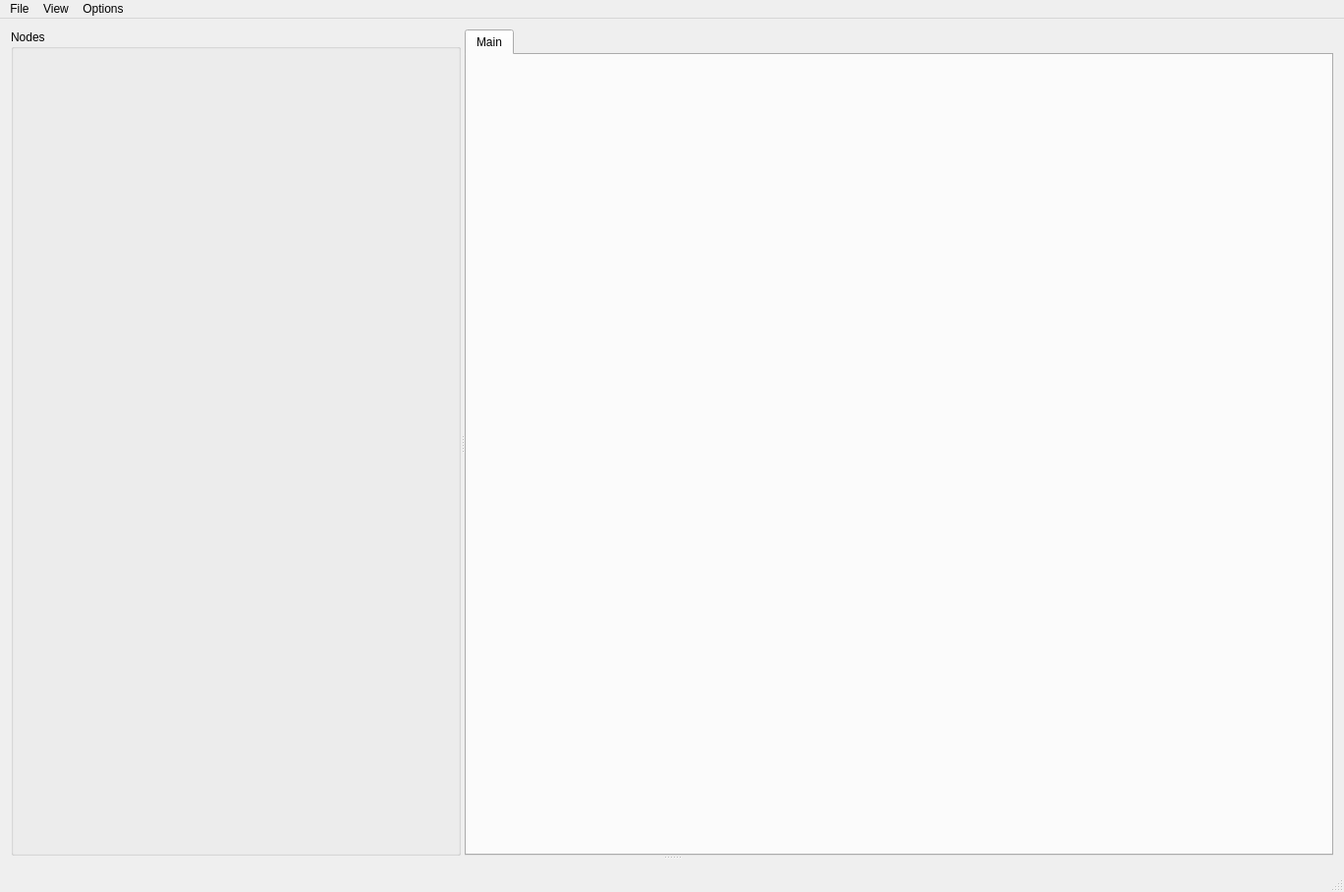
<?xml version="1.0" encoding="UTF-8"?>
<ui version="4.0">
 <class>MainWindow</class>
 <widget class="QMainWindow" name="MainWindow">
  <property name="geometry">
   <rect>
    <x>0</x>
    <y>0</y>
    <width>1368</width>
    <height>908</height>
   </rect>
  </property>
  <property name="sizePolicy">
   <sizepolicy hsizetype="Preferred" vsizetype="Maximum">
    <horstretch>0</horstretch>
    <verstretch>0</verstretch>
   </sizepolicy>
  </property>
  <property name="windowTitle">
   <string>MainWindow</string>
  </property>
  <widget class="QWidget" name="centralWidget">
   <layout class="QGridLayout" name="gridLayout">
    <item row="0" column="0">
     <widget class="QSplitter" name="main_vertical_splitter">
      <property name="orientation">
       <enum>Qt::Vertical</enum>
      </property>
      <widget class="QSplitter" name="main_horizontal_splitter">
       <property name="orientation">
        <enum>Qt::Horizontal</enum>
       </property>
       <widget class="QSplitter" name="left_vertical_splitter">
        <property name="orientation">
         <enum>Qt::Vertical</enum>
        </property>
        <widget class="QGroupBox" name="nodes_groupBox">
         <property name="title">
          <string>Nodes</string>
         </property>
         <layout class="QVBoxLayout" name="verticalLayout"/>
        </widget>
       </widget>
       <widget class="QTabWidget" name="scripts_tab_widget">
        <property name="sizePolicy">
         <sizepolicy hsizetype="Preferred" vsizetype="Preferred">
          <horstretch>0</horstretch>
          <verstretch>0</verstretch>
         </sizepolicy>
        </property>
        <property name="currentIndex">
         <number>0</number>
        </property>
        <widget class="QWidget" name="tab">
         <attribute name="title">
          <string>Main</string>
         </attribute>
        </widget>
       </widget>
      </widget>
      <widget class="QSplitter" name="bottom_splitter">
       <property name="orientation">
        <enum>Qt::Horizontal</enum>
       </property>
      </widget>
     </widget>
    </item>
   </layout>
  </widget>
  <widget class="QMenuBar" name="menuBar">
   <property name="geometry">
    <rect>
     <x>0</x>
     <y>0</y>
     <width>1368</width>
     <height>21</height>
    </rect>
   </property>
   <widget class="QMenu" name="menuFile">
    <property name="title">
     <string>File</string>
    </property>
    <widget class="QMenu" name="menuScripts">
     <property name="title">
      <string>Scripts</string>
     </property>
     <addaction name="actionNew_Script"/>
     <addaction name="actionRename_Script"/>
     <addaction name="actionDelete_Script"/>
    </widget>
    <addaction name="actionImport_Nodes"/>
    <addaction name="actionImport_Example_Nodes"/>
    <addaction name="actionSave_Project"/>
    <addaction name="menuScripts"/>
   </widget>
   <widget class="QMenu" name="menuView">
    <property name="title">
     <string>View</string>
    </property>
    <widget class="QMenu" name="menuFlow_Design_Style">
     <property name="title">
      <string>Flow Theme</string>
     </property>
    </widget>
    <widget class="QMenu" name="menuSave_Picture">
     <property name="title">
      <string>Save Picture</string>
     </property>
     <addaction name="actionSave_Pic_Viewport"/>
     <addaction name="actionSave_Pic_Whole_Scene_scaled"/>
    </widget>
    <addaction name="separator"/>
    <addaction name="menuFlow_Design_Style"/>
    <addaction name="menuSave_Picture"/>
   </widget>
   <widget class="QMenu" name="menuDebugging">
    <property name="title">
     <string>Options</string>
    </property>
    <widget class="QMenu" name="menuInfo_Messages">
     <property name="title">
      <string>Info Messages</string>
     </property>
     <addaction name="actionEnableInfoMessages"/>
     <addaction name="actionDisableInfoMessages"/>
    </widget>
    <addaction name="menuInfo_Messages"/>
   </widget>
   <addaction name="menuFile"/>
   <addaction name="menuView"/>
   <addaction name="menuDebugging"/>
  </widget>
  <widget class="QStatusBar" name="statusBar"/>
  <action name="actionImport_Nodes">
   <property name="text">
    <string>Import Nodes</string>
   </property>
  </action>
  <action name="actionSave_Project">
   <property name="text">
    <string>Save Project</string>
   </property>
  </action>
  <action name="actionDesignDark_Std">
   <property name="text">
    <string>Dark Std</string>
   </property>
  </action>
  <action name="actionDesignDark_Tron">
   <property name="text">
    <string>Dark Tron</string>
   </property>
  </action>
  <action name="actionEnableInfoMessages">
   <property name="text">
    <string>Enable</string>
   </property>
  </action>
  <action name="actionDisableInfoMessages">
   <property name="text">
    <string>Disable</string>
   </property>
  </action>
  <action name="actionSave_Pic_Viewport">
   <property name="text">
    <string>Save Pic - Viewport</string>
   </property>
   <property name="toolTip">
    <string>Save a picture of the current scene's viewport.
This will save exactly what you see in the same resolution.</string>
   </property>
  </action>
  <action name="actionSave_Pic_Whole_Scene_scaled">
   <property name="text">
    <string>Save Pic - Whole Scene (scaled)</string>
   </property>
   <property name="toolTip">
    <string>Saves a picture of the whole current scene. 
The more you zoomed in, the sharper the picture.
This will take a few seconds.</string>
   </property>
  </action>
  <action name="actionNew_Script">
   <property name="text">
    <string>New</string>
   </property>
  </action>
  <action name="actionRename_Script">
   <property name="text">
    <string>Rename</string>
   </property>
  </action>
  <action name="actionDelete_Script">
   <property name="text">
    <string>Delete</string>
   </property>
  </action>
  <action name="actionImport_Example_Nodes">
   <property name="text">
    <string>Import Example Nodes</string>
   </property>
  </action>
 </widget>
 <layoutdefault spacing="6" margin="11"/>
 <resources/>
 <connections/>
</ui>
